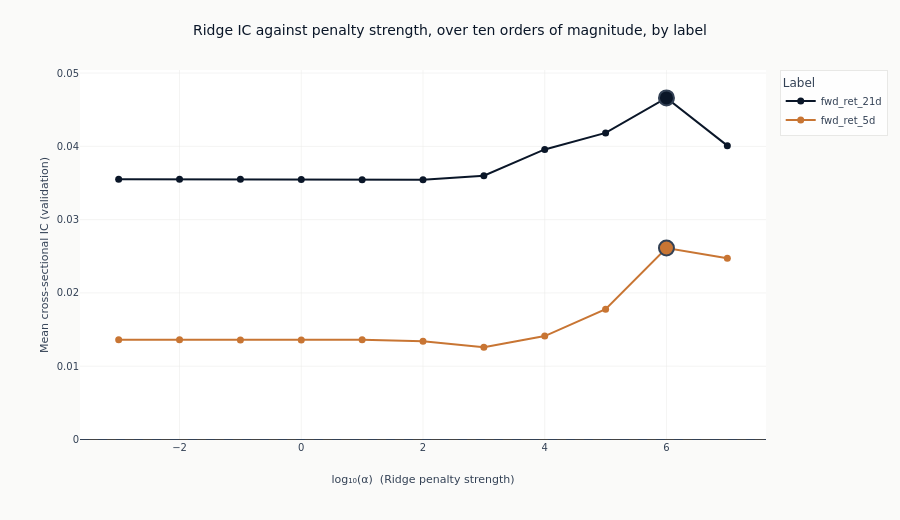

Notebook source saved alongside this figure:
### Markdown cell above
### What shrinkage does on its own

The bar chart mixes three estimators. Tracing IC across the Ridge penalty alone isolates the
effect of shrinkage, with the estimator, the features and the folds all held fixed and only
`alpha` moving. The alpha is read from each configuration's declared parameters rather than
parsed out of its name, so the curve plots what was fitted.

One curve per label puts both horizons on one pair of axes, which is the comparison fitting
them together exists to make: whether the penalty that helps most is the same strength at each
horizon, and whether the curve has the same shape at all.

### Code cell
ridge = (
    catalog.filter(pl.col("model_class") == "Ridge")
    .with_columns(
        alpha=pl.col("params").str.extract(r"alpha=([0-9.eE+-]+)").cast(pl.Float64),
    )
    .drop_nulls("alpha")
    .sort("label", "alpha")
)
if ridge.height:
    ridge_labels = [label for label in panel_labels if label in set(ridge.get_column("label"))]
    # One colour per label. Wrapping a short palette would give two labels the same colour and
    # two identical legend swatches, so this raises instead.
    curve_colors = [
        COLORS["blue"],
        COLORS["copper"],
        COLORS["amber"],
        COLORS["positive"],
        COLORS["negative"],
        COLORS["slate"],
    ]
    if len(ridge_labels) > len(curve_colors):
        raise ValueError(
            f"{len(ridge_labels)} labels carry a Ridge sweep but only {len(curve_colors)} "
            "distinct line colours; add colours rather than letting two labels share one"
        )
    fig_alpha = go.Figure()
    peaks = {}
    for index, label in enumerate(ridge_labels):
        series = ridge.filter(pl.col("label") == label)
        log_alpha = np.log10(series.get_column("alpha").to_numpy())
        ridge_ic = series.get_column("ic_mean").to_numpy()
        peak = int(np.argmax(ridge_ic))
        peaks[label] = (float(log_alpha[peak]), float(ridge_ic[peak]))
        fig_alpha.add_trace(
            go.Scatter(
                x=log_alpha,
                y=ridge_ic,
                mode="lines+markers",
                name=label,
                line=dict(color=curve_colors[index], width=2),
                marker=dict(size=7, color=curve_colors[index]),
            )
        )
        fig_alpha.add_trace(
            go.Scatter(
                x=[log_alpha[peak]],
                y=[ridge_ic[peak]],
                mode="markers",
                marker=dict(
                    size=15,
                    color=curve_colors[index],
                    line=dict(width=2, color=COLORS["neutral"]),
                ),
                showlegend=False,
                hoverinfo="skip",
            )
        )
    fig_alpha.add_hline(y=0, line_width=1, line_dash="dash", line_color=COLORS["neutral"])
    fig_alpha.update_layout(
        title="Ridge IC against penalty strength, over ten orders of magnitude, by label",
        height=520,
        width=900,
        margin=dict(t=70),
        legend=dict(title_text="Label"),
    )
    fig_alpha.update_xaxes(title_text="log₁₀(α)  (Ridge penalty strength)", zeroline=False)
    fig_alpha.update_yaxes(title_text="Mean cross-sectional IC (validation)")
    peak_text = ", ".join(
        f"{label} at 1e{int(round(peaks[label][0]))} (IC {peaks[label][1]:+.3f})"
        for label in ridge_labels
    )
    # Where the curves sit relative to zero is read off the fitted values rather than asserted,
    # so the description cannot drift from the run that produced the figure.
    sides = {
        label: ridge.filter(pl.col("label") == label).get_column("ic_mean")
        for label in ridge_labels
    }
    if all((values > 0).all() for values in sides.values()):
        placement = "Every line sits above zero across the grid"
    elif all((values < 0).all() for values in sides.values()):
        placement = "Every line sits below zero across the grid"
    else:
        placement = "The lines cross zero within the grid"
    show_plotly_with_alt(
        fig_alpha,
        "Line chart of mean validation information coefficient against the base-ten logarithm of "
        "the Ridge penalty, one line per label, against a dashed zero line. "
        f"{placement}. The peak on each line is ringed: {peak_text}.",
    )
else:
    print(
        "No declared label declares Ridge configurations, so there is no penalty sweep to trace. "
        "Which estimators this section can show is decided by the menus at "
        "config/training/*.yaml."
    )

### Figure 1 — Plotly figure (JSON) as saved in the notebook; plotly's stock layout.template omitted (floating-point values rounded to 4 significant figures)
{"data": [{"line": {"color": "#0a1628", "width": 2}, "marker": {"color": "#0a1628", "size": 7}, "mode": "lines+markers", "name": "fwd_ret_21d", "type": "scatter", "x": [-3.0, -2.0, -1.0, 0.0, 1.0, 2.0, 3.0, 4.0, 5.0, 6.0, 7.0], "y": [0.03551, 0.03551, 0.0355, 0.03547, 0.03546, 0.03543, 0.03599, 0.03958, 0.04183, 0.04662, 0.0401]}, {"hoverinfo": "skip", "marker": {"color": "#0a1628", "line": {"color": "#334155", "width": 2}, "size": 15}, "mode": "markers", "showlegend": false, "type": "scatter", "x": [6.0], "y": [0.04662]}, {"line": {"color": "#C87533", "width": 2}, "marker": {"color": "#C87533", "size": 7}, "mode": "lines+markers", "name": "fwd_ret_5d", "type": "scatter", "x": [-3.0, -2.0, -1.0, 0.0, 1.0, 2.0, 3.0, 4.0, 5.0, 6.0, 7.0], "y": [0.0136, 0.01359, 0.01359, 0.01358, 0.01361, 0.01341, 0.0126, 0.01411, 0.01778, 0.02613, 0.02475]}, {"hoverinfo": "skip", "marker": {"color": "#C87533", "line": {"color": "#334155", "width": 2}, "size": 15}, "mode": "markers", "showlegend": false, "type": "scatter", "x": [6.0], "y": [0.02613]}], "layout": {"height": 520, "legend": {"title": {"text": "Label"}}, "margin": {"t": 70}, "shapes": [{"line": {"color": "#334155", "dash": "dash", "width": 1}, "type": "line", "x0": 0, "x1": 1, "xref": "x domain", "y0": 0, "y1": 0, "yref": "y"}], "title": {"text": "Ridge IC against penalty strength, over ten orders of magnitude, by label"}, "width": 900, "xaxis": {"title": {"text": "log₁₀(α)  (Ridge penalty strength)"}, "zeroline": false}, "yaxis": {"title": {"text": "Mean cross-sectional IC (validation)"}}}}
